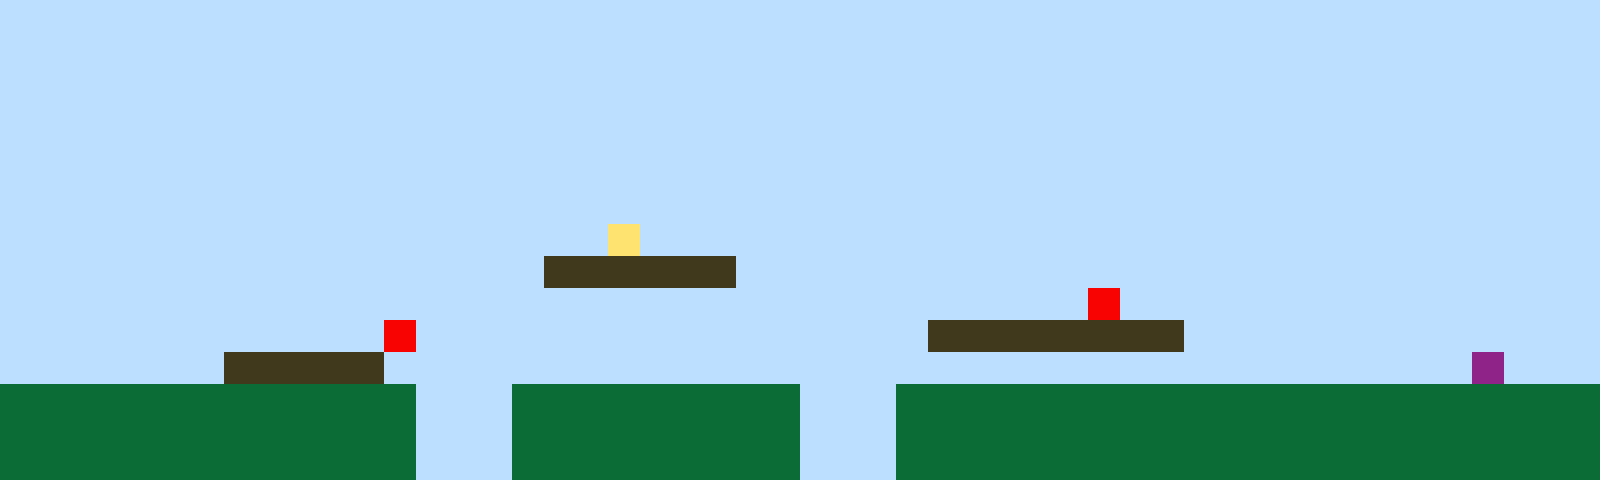

A level layout from a 2D game, rendered from its tile map. Below: a short description, then the map file with its tile-grid data intact:
An orthogonal 50x15 tile map with 32x32 px tiles, 1 tile layer (Tile Layer 1).

<map version="1.10" tiledversion="1.11.2" orientation="orthogonal" renderorder="right-up" width="50" height="15" tilewidth="32" tileheight="32" infinite="0" nextlayerid="2" nextobjectid="1"><editorsettings><export target="map1.csv" format="csv" /></editorsettings><tileset firstgid="1" name="sprites" tilewidth="32" tileheight="32" tilecount="6" columns="3"><image source="sprites.png" width="96" height="64" /></tileset><layer id="1" name="Tile Layer 1" width="50" height="15"><data encoding="csv">1,1,1,1,1,1,1,1,1,1,1,1,1,1,1,1,1,1,1,1,1,1,1,1,1,1,1,1,1,1,1,1,1,1,1,1,1,1,1,1,1,1,1,1,1,1,1,1,1,1,1,1,1,1,1,1,1,1,1,1,1,1,1,1,1,1,1,1,1,1,1,1,1,1,1,1,1,1,1,1,1,1,1,1,1,1,1,1,1,1,1,1,1,1,1,1,1,1,1,1,1,1,1,1,1,1,1,1,1,1,1,1,1,1,1,1,1,1,1,1,1,1,1,1,1,1,1,1,1,1,1,1,1,1,1,1,1,1,1,1,1,1,1,1,1,1,1,1,1,1,1,1,1,1,1,1,1,1,1,1,1,1,1,1,1,1,1,1,1,1,1,1,1,1,1,1,1,1,1,1,1,1,1,1,1,1,1,1,1,1,1,1,1,1,1,1,1,1,1,1,1,1,1,1,1,1,1,1,1,1,1,1,1,1,1,1,1,1,1,1,1,1,1,1,1,1,1,1,1,1,1,1,1,1,1,1,1,1,1,1,1,1,1,1,1,1,1,1,1,1,1,1,1,1,1,1,1,1,1,1,1,1,1,1,1,1,1,1,1,1,1,1,1,1,1,1,1,1,1,1,1,1,1,1,1,1,1,1,1,1,1,1,1,1,1,1,1,1,1,1,1,1,1,1,1,1,1,1,1,1,1,1,1,1,1,1,1,1,1,1,1,1,1,1,1,1,1,1,1,1,1,1,1,1,1,1,1,1,1,1,1,1,1,1,1,1,1,1,1,1,1,1,1,1,1,1,1,1,1,1,1,1,1,1,1,1,1,1,1,4,1,1,1,1,1,1,1,1,1,1,1,1,1,1,1,1,1,1,1,1,1,1,1,1,1,1,1,1,1,1,1,1,1,1,1,1,1,1,1,1,1,1,1,1,1,1,1,3,3,3,3,3,3,1,1,1,1,1,1,1,1,1,1,1,1,1,1,1,1,1,1,1,1,1,1,1,1,1,1,1,1,1,1,1,1,1,1,1,1,1,1,1,1,1,1,1,1,1,1,1,1,1,1,1,1,1,1,1,1,1,1,1,1,1,5,1,1,1,1,1,1,1,1,1,1,1,1,1,1,1,1,1,1,1,1,1,1,1,1,1,1,1,5,1,1,1,1,1,1,1,1,1,1,1,1,1,1,1,1,3,3,3,3,3,3,3,3,1,1,1,1,1,1,1,1,1,1,1,1,1,1,1,1,1,1,1,1,3,3,3,3,3,1,1,1,1,1,1,1,1,1,1,1,1,1,1,1,1,1,1,1,1,1,1,1,1,1,1,1,1,1,1,1,1,1,1,6,1,1,1,2,2,2,2,2,2,2,2,2,2,2,2,2,1,1,1,2,2,2,2,2,2,2,2,2,1,1,1,2,2,2,2,2,2,2,2,2,2,2,2,2,2,2,2,2,2,2,2,2,2,2,2,2,2,2,2,2,2,2,2,2,2,2,1,1,1,2,2,2,2,2,2,2,2,2,1,1,1,2,2,2,2,2,2,2,2,2,2,2,2,2,2,2,2,2,2,2,2,2,2,2,2,2,2,2,2,2,2,2,2,2,2,2,1,1,1,2,2,2,2,2,2,2,2,2,1,1,1,2,2,2,2,2,2,2,2,2,2,2,2,2,2,2,2,2,2,2,2,2,2</data></layer></map>
